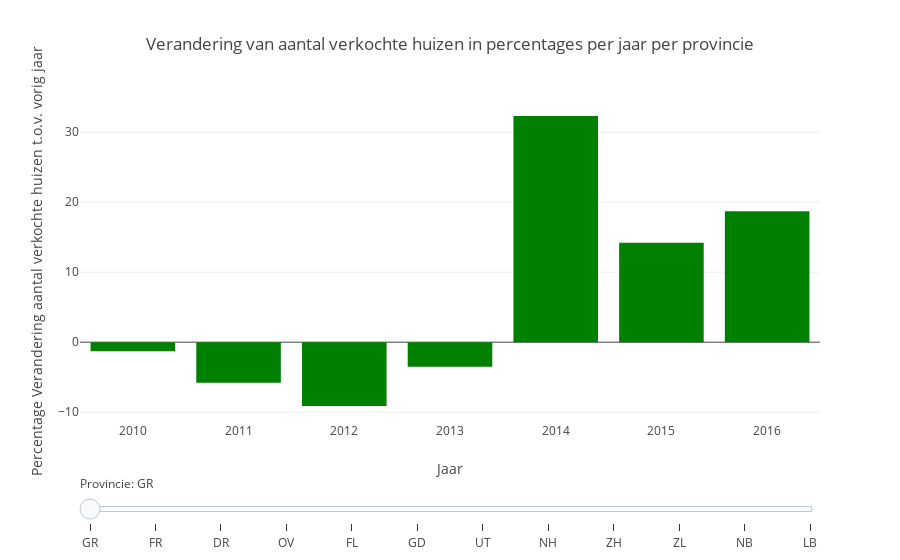

Here is the notebook cell this chart was saved with:
### Code cell
# Bar Chart verandering verkochte huizen opgesplitst per provincie

groep_layout_sold = go.Layout(title = 'Verandering van aantal verkochte huizen in percentages per jaar per provincie',
              xaxis={'title':'Jaar'},
              yaxis={'title':'Percentage Verandering aantal verkochte huizen t.o.v. vorig jaar'},
    barmode='group',
    sliders=sliders                     
)

groep_fig_sold = go.Figure(data=groep_data_sold, layout=groep_layout_sold)
iplot(groep_fig_sold)

### Figure 1 — Plotly figure (JSON) as saved in the notebook; plotly's stock layout.template omitted (floating-point values rounded to 4 significant figures)
{"data": [{"marker": {"color": "green"}, "name": "Verandering aantal verkochte huizen", "type": "bar", "uid": "d0b15d78-265a-4fb8-820b-e7607d180d00", "visible": true, "x": ["2010", "2011", "2012", "2013", "2014", "2015", "2016"], "y": [-1.3, -5.8, -9.1, -3.5, 32.3, 14.2, 18.7]}, {"marker": {"color": "green"}, "name": "Verandering aantal verkochte huizen", "type": "bar", "uid": "23b84c21-aa32-48f8-94e2-896b757968fa", "visible": false, "x": ["2010", "2011", "2012", "2013", "2014", "2015", "2016"], "y": [1.9, -7.5, -7.7, -3.8, 40.4, 15.3, 20.9]}, {"marker": {"color": "green"}, "name": "Verandering aantal verkochte huizen", "type": "bar", "uid": "89c5a8b9-7c12-411e-833a-34dea3be3659", "visible": false, "x": ["2010", "2011", "2012", "2013", "2014", "2015", "2016"], "y": [-2.1, -5.9, -1.8, -3.6, 28.9, 19.1, 22.2]}, {"marker": {"color": "green"}, "name": "Verandering aantal verkochte huizen", "type": "bar", "uid": "920f79ab-751c-4626-88bb-b8037a309326", "visible": false, "x": ["2010", "2011", "2012", "2013", "2014", "2015", "2016"], "y": [-0.4, -3.6, 4, -12.8, 34.1, 14.1, 25.2]}, {"marker": {"color": "green"}, "name": "Verandering aantal verkochte huizen", "type": "bar", "uid": "34283900-4734-493f-9064-318b18bd9471", "visible": false, "x": ["2010", "2011", "2012", "2013", "2014", "2015", "2016"], "y": [-11.7, -4.6, -0.5, -2.2, 34.3, 19.4, 28.5]}, {"marker": {"color": "green"}, "name": "Verandering aantal verkochte huizen", "type": "bar", "uid": "b840ae0a-0254-412d-88b8-0e8a2ad73ffa", "visible": false, "x": ["2010", "2011", "2012", "2013", "2014", "2015", "2016"], "y": [0.4, -6.3, -1.9, -5.4, 36.6, 15.8, 25.3]}, {"marker": {"color": "green"}, "name": "Verandering aantal verkochte huizen", "type": "bar", "uid": "8d342b6e-6f49-4161-a6ed-236d39ff5cf3", "visible": false, "x": ["2010", "2011", "2012", "2013", "2014", "2015", "2016"], "y": [1.6, -2.9, -4.8, -9.1, 53.5, 16.1, 18.8]}, {"marker": {"color": "green"}, "name": "Verandering aantal verkochte huizen", "type": "bar", "uid": "cef3a5e1-c0aa-4b6e-825a-a19107038192", "visible": false, "x": ["2010", "2011", "2012", "2013", "2014", "2015", "2016"], "y": [2.4, -2.9, -4.6, -3.1, 48.5, 17, 11.5]}, {"marker": {"color": "green"}, "name": "Verandering aantal verkochte huizen", "type": "bar", "uid": "cdd2f44b-4e46-4e07-a274-edeae73db78a", "visible": false, "x": ["2010", "2011", "2012", "2013", "2014", "2015", "2016"], "y": [-5.4, -5.3, -5.4, -7.2, 35.3, 19.9, 24]}, {"marker": {"color": "green"}, "name": "Verandering aantal verkochte huizen", "type": "bar", "uid": "cb607daa-a066-4b8a-9b79-c773b2b3d474", "visible": false, "x": ["2010", "2011", "2012", "2013", "2014", "2015", "2016"], "y": [-0.2, 1.8, 2.4, -5.9, 25.2, 6.7, 19.7]}, {"marker": {"color": "green"}, "name": "Verandering aantal verkochte huizen", "type": "bar", "uid": "c22e50c5-32f1-4b50-90b0-131b6514f59b", "visible": false, "x": ["2010", "2011", "2012", "2013", "2014", "2015", "2016"], "y": [0.8, -3.7, -0.7, -5.4, 42.1, 13.5, 21.6]}, {"marker": {"color": "green"}, "name": "Verandering aantal verkochte huizen", "type": "bar", "uid": "4d6be00c-5988-4cf4-bf69-4dae5993e269", "visible": false, "x": ["2010", "2011", "2012", "2013", "2014", "2015", "2016"], "y": [-3.3, -3.7, 2.5, -7.9, 30.1, 12.3, 21.6]}], "layout": {"barmode": "group", "sliders": [{"active": 0, "currentvalue": {"prefix": "Provincie: "}, "pad": {"t": 50}, "steps": [{"args": ["visible", [true, false, false, false, false, false, false, false, false, false, false, false]], "label": "GR", "method": "restyle"}, {"args": ["visible", [false, true, false, false, false, false, false, false, false, false, false, false]], "label": "FR", "method": "restyle"}, {"args": ["visible", [false, false, true, false, false, false, false, false, false, false, false, false]], "label": "DR", "method": "restyle"}, {"args": ["visible", [false, false, false, true, false, false, false, false, false, false, false, false]], "label": "OV", "method": "restyle"}, {"args": ["visible", [false, false, false, false, true, false, false, false, false, false, false, false]], "label": "FL", "method": "restyle"}, {"args": ["visible", [false, false, false, false, false, true, false, false, false, false, false, false]], "label": "GD", "method": "restyle"}, {"args": ["visible", [false, false, false, false, false, false, true, false, false, false, false, false]], "label": "UT", "method": "restyle"}, {"args": ["visible", [false, false, false, false, false, false, false, true, false, false, false, false]], "label": "NH", "method": "restyle"}, {"args": ["visible", [false, false, false, false, false, false, false, false, true, false, false, false]], "label": "ZH", "method": "restyle"}, {"args": ["visible", [false, false, false, false, false, false, false, false, false, true, false, false]], "label": "ZL", "method": "restyle"}, {"args": ["visible", [false, false, false, false, false, false, false, false, false, false, true, false]], "label": "NB", "method": "restyle"}, {"args": ["visible", [false, false, false, false, false, false, false, false, false, false, false, true]], "label": "LB", "method": "restyle"}]}], "title": {"text": "Verandering van aantal verkochte huizen in percentages per jaar per provincie"}, "xaxis": {"title": {"text": "Jaar"}}, "yaxis": {"title": {"text": "Percentage Verandering aantal verkochte huizen t.o.v. vorig jaar"}}}}
